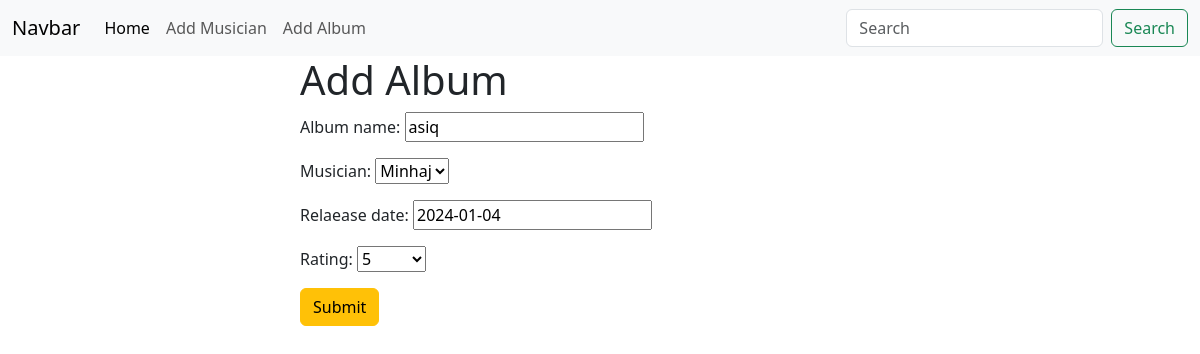
The app's page /Album/edit/4 with its own data.
### Album/models.py (models this page shows, shortened)
class album(models.Model):
    album_name=models.CharField(max_length=20)
    musician=models.ForeignKey(musician,on_delete=models.CASCADE)
    relaease_date=models.DateField(default=timezone.now)
    rating = models.CharField(max_length=1, choices=RATINGS,blank=True,null=True)

### Album/views.py (the view)
# urls.py: path('edit/<int:id>', views.edit_post, name='edit_post'),
def edit_post(request,id):
   post=models.album.objects.get(pk=id)
   album_form = forms.add_album(instance=post)
   if request.method == 'POST':
       album_form = forms.add_album(request.POST,instance=post)
       if album_form.is_valid():
        album_form.save()
        return redirect('home')
   return render(request, 'add_album.html', {'form' : album_form})

### Album/forms.py
class add_album(forms.ModelForm):
    class Meta:
        model=album
        fields='__all__'

### musicians/models.py (called while the page is built)
    def __str__(self):
        return self.first_name

### Album/templates/add_album.html (shortened to what this page needs)
{%extends 'base.html'%}
{%block content%}
<form style="width: 50%;margin: auto;" method="post">
    <h1>Add Album</h1>
    {{form.as_p}}
    <button class="btn btn-warning">Submit</button>
</form>
{%endblock%}

### records on screen
album: album_name "asiq", musician "Minhaj", relaease_date "2024-01-04", rating "5"
